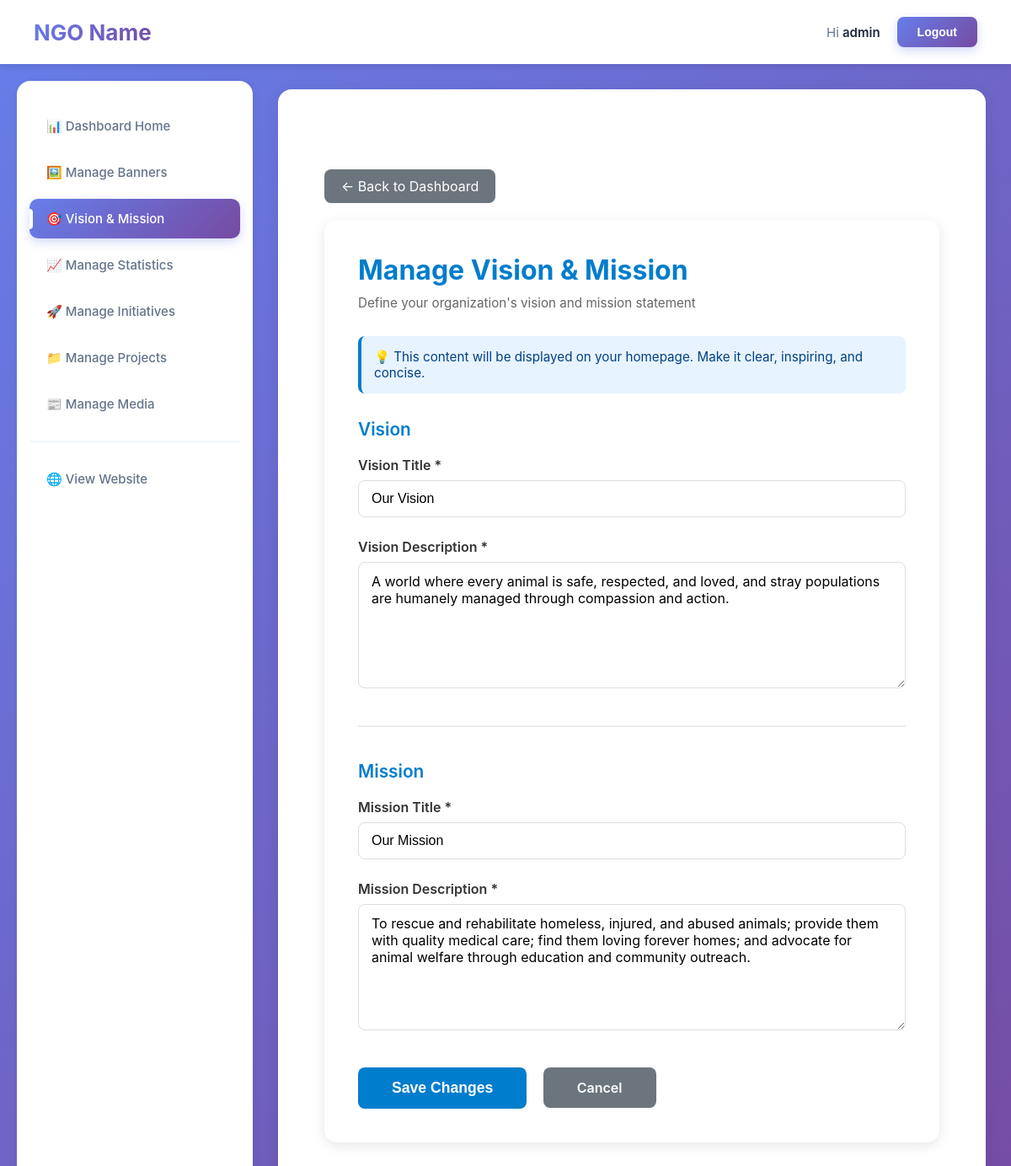
/dashboard/manage-vision/ (signed in), run on the app's committed database.
### Homepage/models.py (models this page shows, shortened)
class VisionMission(models.Model):
    vision_title = models.CharField(max_length=200, default="Our Vision")
    vision_description = models.TextField()
    mission_title = models.CharField(max_length=200, default="Our Mission")
    mission_description = models.TextField()
    created_at = models.DateTimeField(default=timezone.now, editable=False)
    updated_at = models.DateTimeField(auto_now=True)
    class Meta:
        verbose_name = "Vision & Mission"
        verbose_name_plural = "Vision & Mission"

### Homepage/views.py (the view)
# urls.py: path('dashboard/manage-vision/', views.manage_vision, name='dashboard_manage_vision'),
@staff_member_required(login_url='/auth/login/')
def manage_vision(request):
    vision_mission = VisionMission.objects.first()
    if request.method == 'POST':
        form = VisionMissionForm(request.POST, instance=vision_mission)
        if form.is_valid():
            form.save()
            messages.success(request, 'Vision & Mission updated successfully!')
            return redirect('dashboard_home')
        else:
            messages.error(request, 'Please correct the errors below.')
    else:
        form = VisionMissionForm(instance=vision_mission)
    return render(request, 'dashboard/vision_form.html', {'form': form})

### Homepage/forms.py
class VisionMissionForm(forms.ModelForm):
    class Meta:
        model = VisionMission
        fields = ['vision_title', 'vision_description', 'mission_title', 'mission_description']
        widgets = {
            'vision_title': forms.TextInput(attrs={
                'class': 'form-control',
                'placeholder': 'Enter vision title'
            }),
            'vision_description': forms.Textarea(attrs={
                'class': 'form-control',
                'rows': 4,
                'placeholder': 'Enter vision description'
            }),
            'mission_title': forms.TextInput(attrs={
                'class': 'form-control',
                'placeholder': 'Enter mission title'
            }),
            'mission_description': forms.Textarea(attrs={
                'class': 'form-control',
                'rows': 4,
                'placeholder': 'Enter mission description'
            }),
        }

### Homepage/templates/dashboard/vision_form.html (shortened to what this page needs)
{% extends 'dashboard/base.html' %}
{% load static %}
{% block content %}
<div class="dashboard-container">
    <a href="{% url 'dashboard_home' %}" class="btn-back">← Back to Dashboard</a>
    <div class="form-container">
        <h1>Manage Vision & Mission</h1>
        <p class="form-subtitle">Define your organization's vision and mission statement</p>
        <div class="info-box">
            <p>💡 This content will be displayed on your homepage. Make it clear, inspiring, and concise.</p>
        </div>
        <form method="post">
            <div class="section-title">Vision</div>
            <div class="form-group">
                <label for="{{ form.vision_title.id_for_label }}">Vision Title *</label>
                {{ form.vision_title }}
            </div>
            <div class="form-group">
                <label for="{{ form.vision_description.id_for_label }}">Vision Description *</label>
                {{ form.vision_description }}
            </div>
            <hr class="section-divider">
            <div class="section-title">Mission</div>
            <div class="form-group">
                <label for="{{ form.mission_title.id_for_label }}">Mission Title *</label>
                {{ form.mission_title }}
            </div>
            <div class="form-group">
                <label for="{{ form.mission_description.id_for_label }}">Mission Description *</label>
                {{ form.mission_description }}
            </div>
            <div style="margin-top: 40px;">
                <button type="submit" class="btn-submit">Save Changes</button>
                <a href="{% url 'dashboard_home' %}" class="btn-cancel">Cancel</a>
            </div>
        </form>
    </div>
</div>
{% endblock %}

### Homepage/templates/dashboard/base.html (shortened to what this page needs)
<!DOCTYPE html>
<html lang="en">
<head>
</head>
<body>
    <header class="header">
        <h1>NGO Name</h1>
        <nav class="header-nav">
            <span>Hi <strong>{{ request.user.username }}</strong></span>
            <form action="{% url 'admin:logout' %}" method="post" style="display: inline;">
                <button type="submit" class="logout-button">Logout</button>
            </form>
        </nav>
    </header>
    <div class="container">
        <aside class="sidebar">
            <ul class="sidebar-nav">
                <li>
                    <a href="{% url 'dashboard_home' %}"
                       class="{% if request.resolver_match.url_name == 'dashboard_home' %}active{% endif %}">
                        📊 Dashboard Home
                    </a>
                </li>
                <li>
                    <a href="{% url 'dashboard_manage_slider' %}"
                       class="{% if 'slider' in request.resolver_match.url_name %}active{% endif %}">
                        🖼️ Manage Banners
                    </a>
                </li>
                <li>
                    <a href="{% url 'dashboard_manage_vision' %}"
                       class="{% if 'vision' in request.resolver_match.url_name %}active{% endif %}">
                        🎯 Vision & Mission
                    </a>
                </li>
                <li>
                    <a href="{% url 'dashboard_manage_statistic' %}"
                       class="{% if 'statistic' in request.resolver_match.url_name %}active{% endif %}">
                        📈 Manage Statistics
                    </a>
                </li>
                <li>
                    <a href="{% url 'dashboard_manage_initiative' %}"
                       class="{% if 'initiative' in request.resolver_match.url_name %}active{% endif %}">
                        🚀 Manage Initiatives
                    </a>
                </li>
                <li>
                    <a href="{% url 'dashboard_manage_project' %}"
                       class="{% if 'projects' in request.resolver_match.url_name %}active{% endif %}">
                        📁 Manage Projects
                    </a>
                </li>
                <li>
                    <a href="{% url 'dashboard_manage_media_home' %}"
                        class="">
                        📰 Manage Media
                    </a>
                </li>
                <li style="margin-top: 20px; padding-top: 20px; border-top: 2px solid #f1f5f9;">
                    <a href="{% url 'home' %}" target="_blank">
                        🌐 View Website
                    </a>
                </li>
            </ul>
        </aside>
        <main class="main-content">
            <div class="content-wrapper">
                {% block content %}{% endblock %}
            </div>
        </main>
    </div>
</body>
</html>

### Homepage/templates/dashboard/base.html (style rules this page uses)
* { margin: 0; padding: 0; box-sizing: border-box; }
body { font-family: -apple-system, BlinkMacSystemFont, "Segoe UI", Roboto, "Helvetica Neue", Arial, sans-serif; background: linear-gradient(135deg, #667eea 0%, #764ba2 100%); min-height: 100vh; color: #333; }
.header { display: flex; justify-content: space-between; align-items: center; padding: 20px 40px; background: white; box-shadow: 0 2px 10px rgba(0, 0, 0, 0.1); position: sticky; top: 0; z-index: 100; }
.header h1 { font-size: 26px; font-weight: 700; color: #1e293b; background: linear-gradient(135deg, #667eea, #764ba2); -webkit-background-clip: text; -webkit-text-fill-color: transparent; background-clip: text; }
.header-nav { display: flex; align-items: center; gap: 20px; color: #64748b; font-size: 15px; }
.header-nav strong { color: #1e293b; font-weight: 600; }
.logout-button { background: linear-gradient(135deg, #667eea, #764ba2); color: white; border: none; padding: 10px 24px; border-radius: 8px; font-weight: 600; font-size: 14px; cursor: pointer; transition: all 0.3s ease; box-shadow: 0 4px 12px rgba(102, 126, 234, 0.3); }
.container { display: flex; max-width: 1600px; margin: 0 auto; min-height: calc(100vh - 70px); }
.sidebar { width: 280px; background: white; padding: 30px 0; box-shadow: 2px 0 10px rgba(0, 0, 0, 0.05); margin: 20px 0 20px 20px; border-radius: 16px; }
.sidebar-nav { list-style: none; padding: 0 15px; }
.sidebar-nav li { margin-bottom: 8px; }
.sidebar-nav a { display: block; padding: 14px 20px; text-decoration: none; color: #64748b; font-size: 15px; font-weight: 500; border-radius: 10px; transition: all 0.3s ease; position: relative; }
.sidebar-nav a.active { background: linear-gradient(135deg, #667eea, #764ba2); color: white; box-shadow: 0 4px 12px rgba(102, 126, 234, 0.3); }
.sidebar-nav a.active::before { content: ''; position: absolute; left: 0; top: 50%; transform: translateY(-50%); width: 4px; height: 24px; background: white; border-radius: 0 4px 4px 0; }
.main-content { flex: 1; padding: 30px; background: transparent; }
.content-wrapper { background: white; padding: 35px; border-radius: 16px; box-shadow: 0 4px 20px rgba(0, 0, 0, 0.08); min-height: calc(100vh - 150px); }

### Homepage/templates/dashboard/vision_form.html (style rules this page uses)
.dashboard-container { max-width: 900px; margin: 40px auto; padding: 20px; }
.btn-back { background: #6c757d; color: white; padding: 10px 20px; border-radius: 8px; text-decoration: none; margin-bottom: 20px; display: inline-block; }
.form-container { background: white; border-radius: 15px; padding: 40px; box-shadow: 0 4px 15px rgba(0,0,0,0.1); }
.form-container h1 { color: #007DCC; margin-bottom: 10px; }
.form-subtitle { color: #666; margin-bottom: 30px; font-size: 0.95rem; }
.section-divider { border: none; border-top: 2px solid #e9ecef; margin: 40px 0; }
.section-title { color: #007DCC; font-size: 1.3rem; margin-bottom: 20px; font-weight: 600; }
.form-group { margin-bottom: 25px; }
.form-group label { display: block; margin-bottom: 8px; font-weight: 600; color: #333; }
.form-control { width: 100%; padding: 12px 15px; border: 1px solid #ddd; border-radius: 8px; font-size: 1rem; transition: border-color 0.3s ease; box-sizing: border-box; }
textarea.form-control { resize: vertical; min-height: 150px; font-family: inherit; }
.btn-submit { background: #007DCC; color: white; padding: 14px 40px; border: none; border-radius: 8px; font-size: 1.1rem; font-weight: 600; cursor: pointer; transition: all 0.3s ease; }
.btn-cancel { background: #6c757d; color: white; padding: 14px 40px; border-radius: 8px; text-decoration: none; font-weight: 600; margin-left: 15px; display: inline-block; transition: all 0.3s ease; }
.info-box { background: #e7f3ff; border-left: 4px solid #007DCC; padding: 15px; border-radius: 8px; margin-bottom: 30px; }
.info-box p { margin: 0; color: #004085; font-size: 0.95rem; }

### data on the page
VisionMission: vision_title "Our Vision", vision_description "A world where every animal is safe, respected, and loved, and stray populations are humanely managed through compassion and action.", mission_title "Our Mission", mission_description "To rescue and rehabilitate homeless, injured, and abused animals; provide them with quality medical care; find them loving forever homes; and advocate for animal welfare through education and community outreach."

### other printed values
{{ request.user.username }} "admin"
